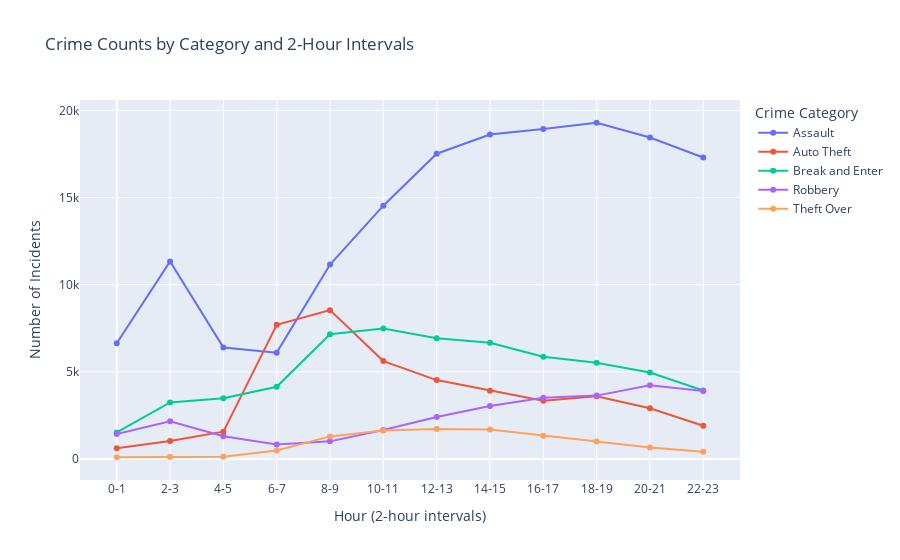

Source (notebook cell):
### Markdown cell above
# The line chart demonstrates the number of incidents for each crime category every 2-hour intervals throughout the day. 


# Key findings:

### This reveals that assault incidents peak between 20:00 and 21:00, with a noticeable dip during early morning hours. 

### Break and Enter crimes show a different trend, with the highest number of incidents occurring between 12:00 and 13:00 and the lowest during the early morning hours.

### Auto Theft and Robbery incidents remain relatively steady throughout the day but slightly increase in the late evening hours. 

### Theft Over incidents have a less defined pattern but are more concentrated in the afternoon and evening hours.

### Code cell
import numpy as np
import plotly.graph_objs as go

# Add a new column for 2-hour bins
df['REPORT_2HOUR_INTERVAL'] = (df['REPORT_HOUR'] // 2) * 2

# Group data by 2-hour intervals and category
crime_by_2hour_category = df.groupby(['REPORT_2HOUR_INTERVAL', 'MCI_CATEGORY'])['MCI_CATEGORY'].count().unstack().fillna(0)

# Create an interactive line chart for crime counts by category at different 2-hour intervals of the day
line_chart = go.Figure()

for category in crime_by_2hour_category.columns:
    line_chart.add_trace(go.Scatter(x=crime_by_2hour_category.index, y=crime_by_2hour_category[category], mode='lines+markers', name=category))

line_chart.update_layout(
    title="Crime Counts by Category and 2-Hour Intervals",
    xaxis=dict(title="Hour (2-hour intervals)", tickvals=np.arange(0, 24, 2), ticktext=["0-1", "2-3", "4-5", "6-7", "8-9", "10-11", "12-13", "14-15", "16-17", "18-19", "20-21", "22-23"]),
    yaxis=dict(title="Number of Incidents"),
    legend=dict(title="Crime Category")
)

# Save the plot as an HTML file
pio.write_html(fig, file='crime_counts_toronto.html')

# Show the line chart
line_chart.show()

### Figure 1 — Plotly figure (JSON) as saved in the notebook; plotly's stock layout.template omitted (floating-point values rounded to 4 significant figures)
{"data": [{"mode": "lines+markers", "name": "Assault", "type": "scatter", "x": [0, 2, 4, 6, 8, 10, 12, 14, 16, 18, 20, 22], "y": [6641, 11335, 6400, 6103, 11157, 14531, 17511, 18610, 18930, 19286, 18438, 17294]}, {"mode": "lines+markers", "name": "Auto Theft", "type": "scatter", "x": [0, 2, 4, 6, 8, 10, 12, 14, 16, 18, 20, 22], "y": [617, 1034, 1569, 7699, 8540, 5619, 4530, 3919, 3347, 3598, 2917, 1913]}, {"mode": "lines+markers", "name": "Break and Enter", "type": "scatter", "x": [0, 2, 4, 6, 8, 10, 12, 14, 16, 18, 20, 22], "y": [1527, 3248, 3491, 4147, 7159, 7484, 6927, 6668, 5863, 5525, 4967, 3928]}, {"mode": "lines+markers", "name": "Robbery", "type": "scatter", "x": [0, 2, 4, 6, 8, 10, 12, 14, 16, 18, 20, 22], "y": [1434, 2166, 1307, 837, 1015, 1664, 2411, 3042, 3521, 3638, 4228, 3900]}, {"mode": "lines+markers", "name": "Theft Over", "type": "scatter", "x": [0, 2, 4, 6, 8, 10, 12, 14, 16, 18, 20, 22], "y": [104, 115, 127, 496, 1300, 1634, 1730, 1692, 1341, 1006, 667, 417]}], "layout": {"legend": {"title": {"text": "Crime Category"}}, "title": {"text": "Crime Counts by Category and 2-Hour Intervals"}, "xaxis": {"ticktext": ["0-1", "2-3", "4-5", "6-7", "8-9", "10-11", "12-13", "14-15", "16-17", "18-19", "20-21", "22-23"], "tickvals": [0, 2, 4, 6, 8, 10, 12, 14, 16, 18, 20, 22], "title": {"text": "Hour (2-hour intervals)"}}, "yaxis": {"title": {"text": "Number of Incidents"}}}}
